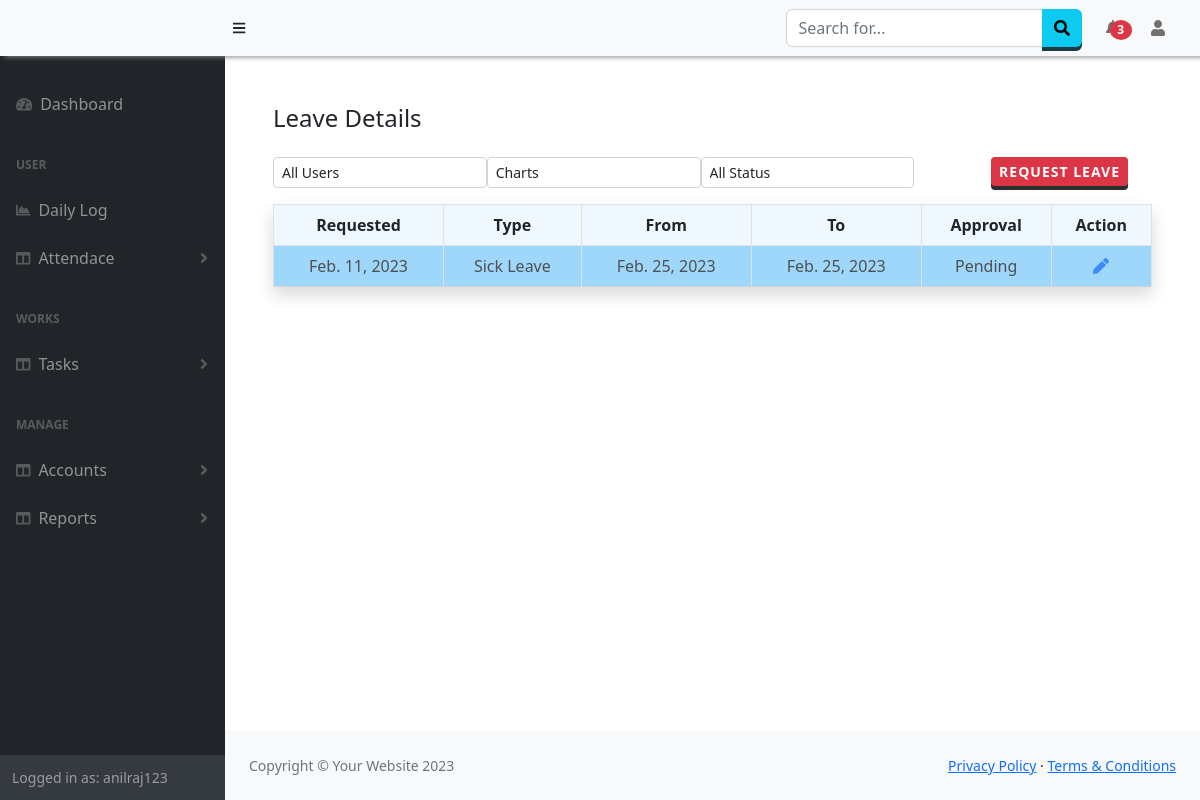
The app's page /Attendance/Leaves (signed in) with its own data.
### Attendance/models.py (models this page shows, shortened)
class Leave(models.Model):
    date =  models.DateField(auto_now_add=True,null=True)
    user = models.ForeignKey(User, null=True, on_delete= models.SET_NULL)
    type =  models.ForeignKey(LeaveType,on_delete= models.CASCADE)
    leave_from = models.DateField(null=True)
    leave_to = models.DateField(null=True)
    details = models.TextField()
    approval = models.ForeignKey(Approval, on_delete=models.CASCADE, null=True,default=2)
    approved_by = models.CharField(max_length=50,null=True)
    date_approved = models.DateTimeField(null=True,default=None)

class LeaveType(models.Model):
    name = models.CharField(max_length=50,null=True,default=None)
    days = models.IntegerField(null=True,)

class Approval(models.Model):
    name =models.CharField(max_length=50)

### Attendance/views.py (the view)
# urls.py: path('Leaves',views.getleave, name='leave'),
def getleave(request):
    allusers =User.objects.all().values('id','username')
    if request.user.is_superuser :
        all_leaves = Leave.objects.all()
    else:
        all_leaves = Leave.objects.filter(user=request.user)
    type = LeaveType.objects.all().values()
    return render(request, 'Attendance/leave.html',{'result':all_leaves,'users' :allusers,'LeaveTypes':type})

### Attendance/templates/Attendance/leave.html (shortened to what this page needs)
{% extends "base.html" %}
{% block content %}
<div class="">
    <div>
      <div class="row">
          <div class="col-md-12">
              <div class="col-md-12 row">
                <h4 class="text-left mb-4" >Leave Details&nbsp;</h4>
                <div >
                {% if user.is_superuser or perms.Attendance.view_leave %}
                  <select class="form-control form-control-sm col-sm-2 mb-3 w-25" id="user_s" style="float:left;" onchange="getLeave()">
                    <option value="0">All Users</option>
                  </select>
                  <select class="form-control form-control-sm col-sm-2 w-25" id="chart_option" style="float:left;" onchange="selectCharts()">
                    <option value="">Charts</option>
                  </select>
                  {% endif %}
                  <select class="form-control form-control-sm col-sm-2 w-25" id="status" style="float:left;" onchange="getLeave()">
                    <option value="0">All Status</option>
                  </select>
                  <a style="float:right;" class="btn btn-sm btn-danger" type="button" data-bs-toggle="modal" data-bs-target="#leave_modal" onclick="setModal()" id="leaveRequest">Request Leave</a>
                </div>
              </div>
              <div  id="change_content" class="table-wrap table-responsive-sm" style="clear:right;">
                  <table class="table table-bordered text-center shadow">
                    <thead>
                      <tr>
                        <th>Requested</th>
                        <th>Type</th>
                        <th>From</th>
                        <th>To</th>
                        <th>Approval</th>
                        <th>Action</th>
                      </tr>
                    </thead>
                    <tbody id="tbody_leave">
                      {% for n in result %}
                      <tr style="background-color:{% if n.approval.name == 'Pending' %}lightskyblue{% elif n.approval.name == 'Approved' %}lightgreen{% else %}antiquewhite{% endif %};">
                        <td>{{n.date}}</td><td>{{n.type.name}}</td><td>{{n.leave_from}}</td><td>{{n.leave_to}}</td>
                        <td >{{n.approval.name}}</td>
                        {% if user.is_superuser %}
                        <td>{{n.user}}</td>
                        <td>
                          <a  id="a_detailss" onclick="updateLeave({{n.id}})">
                            <i class="fas fa-solid fa-pen text-primary"></i>
                        </a>
                        <a  >
                          <i class="fas fa-sharp fa-solid fa-trash text-danger"></i>
                        </a>
                        </td>
                        {% else %}
                        <td>
                          <a  href="#" id="a_detailss" onclick="updateLeave({{n.id}})">
                            <i class="fas fa-solid fa-pen text-primary"></i>
                        </a>
                        </td>
                        {% endif %}
                      </tr>
                      {% endfor%}
                    </tbody>
                  </table>
                </div>
            </div>
          <br /><br />
        </div>
    </div>
  </div>
{% endblock %}

### templates/base.html (shortened to what this page needs)
<!DOCTYPE html>
<html lang="en">
    <head>
        <link href="https://cdn.jsdelivr.net/npm/simple-datatables@7.1.2/dist/style.min.css" rel="stylesheet" />
        <link href="/static/css/styles.css" rel="stylesheet" />
        <link href="/static/css/customSB.css" rel="stylesheet" />
    </head>
    <body class="sb-nav-fixed" >
        <nav class="sb-topnav navbar navbar-expand-sm navbar-light bg-light fixed-top" style=" box-shadow: 5px 1px 5px #888888;">
            <a class="navbar-brand ps-3 bg-light" href="{% url 'home' %}">{{request.session.company}}</a>
            <button class="btn btn-link btn-sm order-2 order-lg-0 me-4 me-lg-0" id="sidebarToggle" href="#!"><i class="fas fa-bars"></i></button>
            <form class="d-none d-md-inline-block form-inline ms-auto me-0 me-md-3 my-2 my-md-0">
                <div class="input-group">
                    <input class="form-control" type="text" placeholder="Search for..." aria-label="Search for..." aria-describedby="btnNavbarSearch" />
                    <button class="btn btn-info" id="btnNavbarSearch" type="button"><i class="fas fa-search"></i></button>
                </div>
            </form>
            <ul class="navbar-nav ms-auto ms-md-0 ">
                <li class="nav-item dropdown">
                    <a class="nav-link dropdown-toggle" id="navbarDropdown" href="#" role="button" data-bs-toggle="dropdown" aria-expanded="false"> <span class="badge badge-sm badge-danger badge-counter bg-danger rounded-circle " style="margin-left:-10px;">3</span></a>
                </li>
            </ul>
            <ul class="navbar-nav  ms-md-0 me-3 me-lg-4">
                <li class="nav-item dropdown">
                    <a class="nav-link dropdown-toggle" id="navbarDropdown" href="#" role="button" data-bs-toggle="dropdown" aria-expanded="false"><i class="fas fa-user fa-fw"></i></a>
                </li>
            </ul>
        </nav>
        <div id="layoutSidenav">
            <div id="layoutSidenav_nav">
                <nav class="sb-sidenav accordion sb-sidenav-dark" id="sidenavAccordion" >
                    <div class="sb-sidenav-menu" >
                        <div class="nav">
                            <a class="nav-link mt-4" href="{% url 'home' %}">
                                <div class="sb-nav-link-icon"><i class="fas fa-tachometer-alt"></i></div>
                                Dashboard
                            </a>
                            <div class="sb-sidenav-menu-heading">User</div>
                            <a class="nav-link" href="{% url 'dailylog' %}">
                                <div class="sb-nav-link-icon"><i class="fas fa-chart-area"></i></div>
                                Daily Log
                            </a>
                            <a class="nav-link collapsed" href="#" data-bs-toggle="collapse" data-bs-target="#collapseAttendance" aria-expanded="false" aria-controls="collapseLayouts">
                                <div class="sb-nav-link-icon"><i class="fas fa-columns"></i></div>
                                Attendace
                                <div class="sb-sidenav-collapse-arrow"><i class="fas fa-angle-down"></i></div>
                            </a>
                            <div class="sb-sidenav-menu-heading">Works</div>
                            <a class="nav-link collapsed" href="#" data-bs-toggle="collapse" data-bs-target="#collapseLayouts" aria-expanded="false" aria-controls="collapseLayouts">
                                <div class="sb-nav-link-icon"><i class="fas fa-columns"></i></div>
                                Tasks
                                <div class="sb-sidenav-collapse-arrow"><i class="fas fa-angle-down"></i></div>
                            </a>
                            <div class="sb-sidenav-menu-heading">Manage</div>
                            <a class="nav-link collapsed" href="#" data-bs-toggle="collapse" data-bs-target="#collapseDetails" aria-expanded="false" aria-controls="collapseLayouts">
                                <div class="sb-nav-link-icon"><i class="fas fa-columns"></i></div>
                                Accounts
                                <div class="sb-sidenav-collapse-arrow"><i class="fas fa-angle-down"></i></div>
                            </a>
                            <a class="nav-link collapsed" href="#" data-bs-toggle="collapse" data-bs-target="#collapseReports" aria-expanded="false" aria-controls="collapseLayouts">
                                <div class="sb-nav-link-icon"><i class="fas fa-columns"></i></div>
                                Reports
                                <div class="sb-sidenav-collapse-arrow"><i class="fas fa-angle-down"></i></div>
                            </a>
                        </div>
                    </div>
                    <div class="sb-sidenav-footer">
                        <div class="small">Logged in as: {{ user.username}}</div>
                    </div>
                </nav>
            </div>
            <div id="layoutSidenav_content">
                <main class="p-5" >
                    {% block content %}
                {% endblock %}
                </main>
                <footer class="py-4 bg-light mt-auto">
                    <div class="container-fluid px-4">
                        <div class="d-flex align-items-center justify-content-between small">
                            <div class="text-muted">Copyright &copy; Your Website 2023</div>
                            <div>
                                <a href="#">Privacy Policy</a>
                                &middot;
                                <a href="#">Terms &amp; Conditions</a>
                            </div>
                        </div>
                    </div>
                </footer>
            </div>
        </div>
        <link href="https://cdnjs.cloudflare.com/ajax/libs/twitter-bootstrap/5.2.0/css/bootstrap.min.css" rel="stylesheet" type="text/css">
        <link href="https://cdn.datatables.net/1.13.1/css/dataTables.bootstrap5.min.css" rel="stylesheet" type="text/css">
    </body>
</html>

### templates/base.html (style rules this page uses)
.dropdown-toggle:after { display: none !important; }
thead { background-color:aliceblue !important; }
th { font-weight:600 !important; }
tbody tr { opacity:0.8; border-top:1px solid lightgray; border-bottom:1px solid lightgray; }
.navbar,.sb-sidenav { background-color:DodgerBlue important; }
.btn { outline: none; cursor: pointer; border: none !important; display: block; position: relative; font-size: 16px ; font-weight: 600 !important; color: #fff; text-transform: uppercase; letter-spacing: 1px; }
.btn-info { background-color: #5bc0de; box-shadow: 0 4px #1C3A42; }
.btn-danger { background-color: #d9534f; box-shadow: 0 4px #2D2D2D; }

### records on screen
Leave: date "Feb. 11, 2023", type.name "Sick Leave", leave_from "Feb. 25, 2023", leave_to "Feb. 25, 2023", approval.name "Pending"

### other values on screen
{{ user.username }} "anilraj123"
